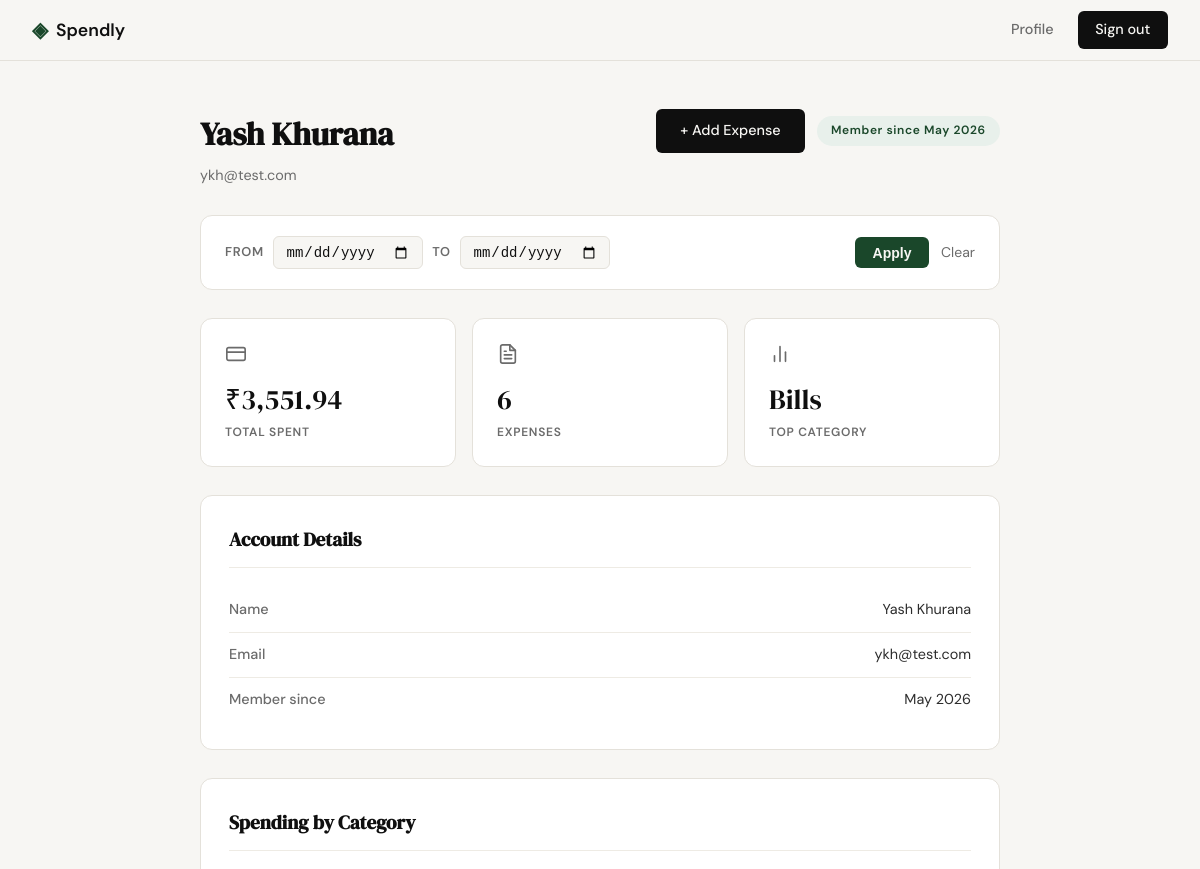
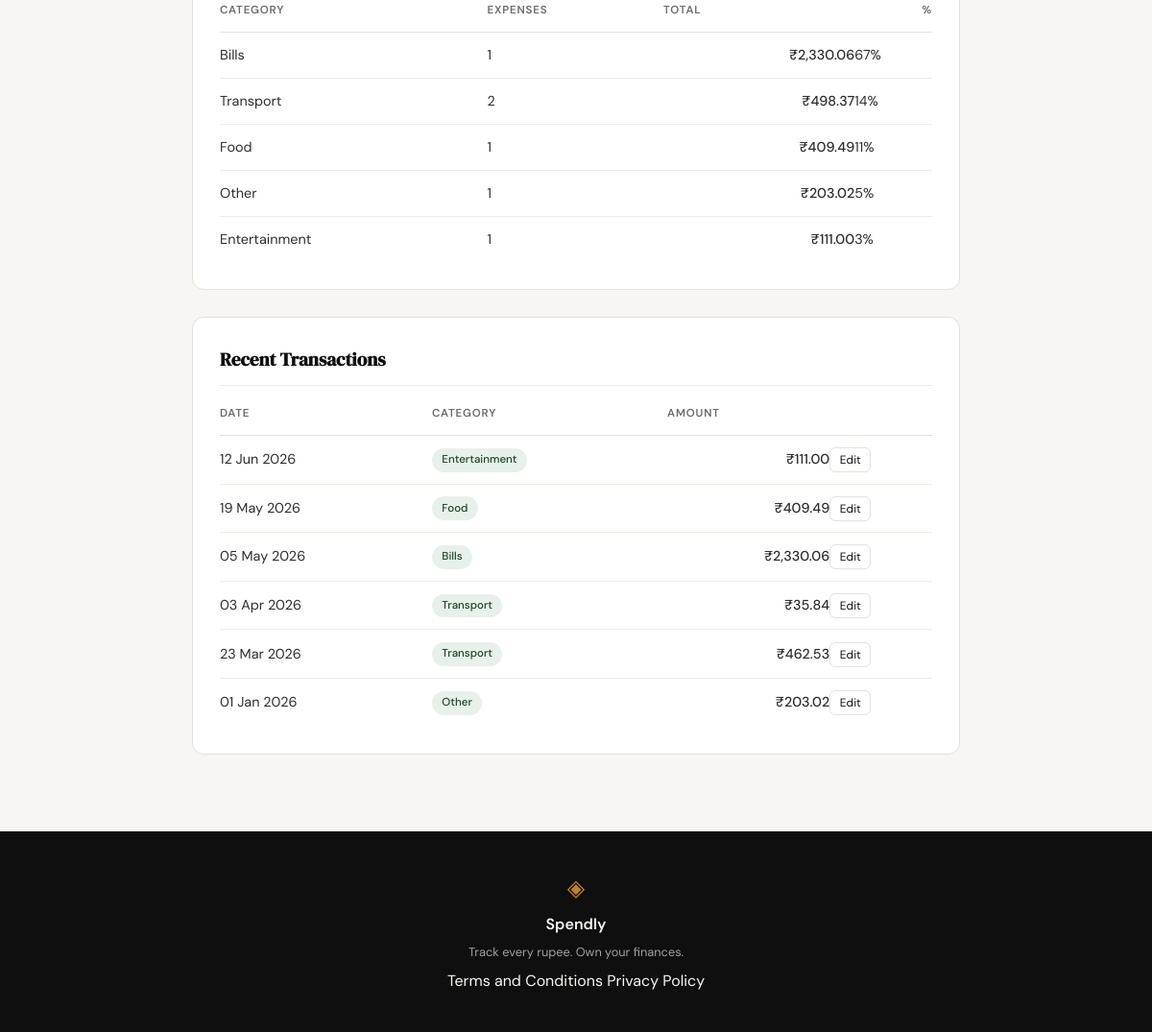
/profile (signed in), run on the app's committed database (2 pictures, top to bottom).
### tables this page shows
CREATE TABLE users (
            id            INTEGER PRIMARY KEY AUTOINCREMENT,
            name          TEXT    NOT NULL,
            email         TEXT    NOT NULL UNIQUE,
            password_hash TEXT    NOT NULL,
            created_at    TEXT    DEFAULT (datetime('now'))
        );

CREATE TABLE expenses (
            id          INTEGER PRIMARY KEY AUTOINCREMENT,
            user_id     INTEGER NOT NULL REFERENCES users(id),
            amount      REAL    NOT NULL,
            category    TEXT    NOT NULL,
            date        TEXT    NOT NULL,
            description TEXT,
            created_at  TEXT    DEFAULT (datetime('now'))
        );

### app.py (the view)
@app.route("/profile")
def profile():
    if not session.get("user_id"):
        return redirect(url_for("login"))
    user = get_user_by_id(session["user_id"])
    if user is None:
        session.clear()
        return redirect(url_for("login"))
    raw_from = request.args.get("date_from", "").strip()
    raw_to   = request.args.get("date_to",   "").strip()
    date_from, date_to = _parse_date_filters(raw_from, raw_to)
    any_input   = bool(raw_from or raw_to)
    filter_active = bool(date_from and date_to)
    filter_error  = any_input and not filter_active
    stats = get_summary_stats(session["user_id"], date_from=date_from, date_to=date_to)
    recent_transactions = get_recent_transactions(session["user_id"], date_from=date_from, date_to=date_to)
    categories = get_category_breakdown(session["user_id"], date_from=date_from, date_to=date_to)
    return render_template("profile.html",
        user_name=user["name"],
        user_email=user["email"],
        member_since=user["member_since"],
        grand_total=stats["total_spent"],
        grand_count=stats["transaction_count"],
        top_category=stats["top_category"],
        recent_transactions=recent_transactions,
        has_recent=bool(recent_transactions),
        categories=categories,
        has_expenses=bool(categories),
        date_from=date_from or "",
        date_to=date_to or "",
        filter_active=filter_active,
        filter_error=filter_error,
        filter_label_from=_fmt_date(date_from) if date_from else "",
        filter_label_to=_fmt_date(date_to)   if date_to   else "",
    )

### app.py (called while the page is built)
def _parse_date_filters(raw_from, raw_to):
    try:
        d_from = datetime.strptime(raw_from, "%Y-%m-%d").date()
        d_to   = datetime.strptime(raw_to,   "%Y-%m-%d").date()
    except ValueError:
        return None, None
    if d_from > d_to:
        return None, None
    return raw_from, raw_to

### database/db.py (called while the page is built)
def get_db():
    conn = sqlite3.connect(DB_PATH)
    conn.row_factory = sqlite3.Row
    conn.execute("PRAGMA foreign_keys = ON")
    return conn

### database/queries.py (called while the page is built)
def get_user_by_id(user_id):
    conn = get_db()
    try:
        row = conn.execute(
            "SELECT id, name, email, created_at FROM users WHERE id = ?",
            (user_id,),
        ).fetchone()
        if row is None:
            return None
        member_since = datetime.strptime(row["created_at"], "%Y-%m-%d %H:%M:%S").strftime("%B %Y")
        return {
            "name": row["name"],
            "email": row["email"],
            "member_since": member_since,
        }
    finally:
        conn.close()

def _date_clause(date_from, date_to):
    if date_from and date_to:
        return " AND date BETWEEN ? AND ?", [date_from, date_to]
    return "", []

### templates/profile.html (shortened to what this page needs)
{% extends "base.html" %}
{% block head %}
<link rel="stylesheet" href="{{ url_for('static', filename='css/profile.css') }}">
{% endblock %}
{% block content %}
<section class="profile-page">
    <div class="profile-inner">
        <div class="profile-header">
            <div>
                <h1 class="profile-title">{{ user_name }}</h1>
                <p class="profile-subtitle">{{ user_email }}</p>
            </div>
            <div class="profile-header-actions">
                <a href="{{ url_for('add_expense') }}" class="btn-primary">+ Add Expense</a>
                <span class="member-badge">Member since {{ member_since }}</span>
            </div>
        </div>
        <div class="filter-bar">
            <form class="filter-form" method="get" action="{{ url_for('profile') }}">
                <div class="filter-fields">
                    <label class="filter-label" for="date_from">From</label>
                    <input class="filter-input" type="date" id="date_from" name="date_from" value="{{ date_from }}">
                    <label class="filter-label" for="date_to">To</label>
                    <input class="filter-input" type="date" id="date_to" name="date_to" value="{{ date_to }}">
                </div>
                <div class="filter-actions">
                    <button class="filter-apply" type="submit">Apply</button>
                    <a class="filter-clear" href="{{ url_for('profile') }}">Clear</a>
                </div>
            </form>
        </div>
        <div class="stats-row">
            <div class="stat-card">
                <div class="stat-icon">
                    <svg xmlns="http://www.w3.org/2000/svg" width="22" height="22" viewBox="0 0 24 24"
                         fill="none" stroke="currentColor" stroke-width="1.8" stroke-linecap="round" stroke-linejoin="round">
                        <rect x="2" y="5" width="20" height="14" rx="2"/>
                        <line x1="2" y1="10" x2="22" y2="10"/>
                    </svg>
                </div>
                <span class="stat-value">{{ grand_total }}</span>
                <span class="stat-label">Total Spent</span>
            </div>
            <div class="stat-card">
                <div class="stat-icon">
                </div>
                <span class="stat-value">{{ grand_count }}</span>
                <span class="stat-label">Expenses</span>
            </div>
            <div class="stat-card">
                <div class="stat-icon">
                    <svg xmlns="http://www.w3.org/2000/svg" width="22" height="22" viewBox="0 0 24 24"
                         fill="none" stroke="currentColor" stroke-width="1.8" stroke-linecap="round" stroke-linejoin="round">
                        <line x1="18" y1="20" x2="18" y2="10"/>
                        <line x1="12" y1="20" x2="12" y2="4"/>
                        <line x1="6" y1="20" x2="6" y2="14"/>
                    </svg>
                </div>
                <span class="stat-value">{{ top_category }}</span>
                <span class="stat-label">Top Category</span>
            </div>
        </div>
        <div class="profile-card">
            <h2 class="card-title">Account Details</h2>
            <div class="info-row">
                <span class="info-label">Name</span>
                <span class="info-value">{{ user_name }}</span>
            </div>
            <div class="info-row">
                <span class="info-label">Email</span>
                <span class="info-value">{{ user_email }}</span>
            </div>
            <div class="info-row">
                <span class="info-label">Member since</span>
                <span class="info-value">{{ member_since }}</span>
            </div>
        </div>
        <div class="profile-card">
            <h2 class="card-title">Spending by Category</h2>
            {% if has_expenses %}
                <table class="category-table">
                    <thead>
                        <tr>
                            <th>Category</th>
                            <th>Expenses</th>
                            <th>Total</th>
                            <th>%</th>
                        </tr>
                    </thead>
                    <tbody>
                        {% for cat in categories %}
                        <tr>
                            <td>{{ cat.name }}</td>
                            <td>{{ cat.count }}</td>
                            <td class="amount-cell">{{ cat.amount }}</td>
                            <td>{{ cat.pct }}%</td>
                        </tr>
                        {% endfor %}
                    </tbody>
                </table>
            {% endif %}
        </div>
        <div class="profile-card">
            <h2 class="card-title">Recent Transactions</h2>
            <table class="txn-table">
                <thead>
                    <tr>
                        <th>Date</th>
                        <th>Category</th>
                        <th>Amount</th>
                        <th></th>
                    </tr>
                </thead>
                <tbody>
                    {% if has_recent %}
                      {% for txn in recent_transactions %}
                      <tr>
                        <td>{{ txn.date }}</td>
                        <td><span class="cat-badge">{{ txn.category }}</span></td>
                        <td class="amount-cell">{{ txn.amount }}</td>
                        <td><a href="{{ url_for('edit_expense', id=txn.id) }}" class="btn-edit">Edit</a></td>
                      </tr>
                      {% endfor %}
                    {% else %}
                    <tr>
                      <td colspan="4" class="empty-cell">No transactions yet.</td>
                    </tr>
                    {% endif %}
                </tbody>
            </table>
        </div>
    </div>
</section>
{% endblock %}

### static/css/style.css (style rules this page uses)
:root { --ink: #0f0f0f; --ink-soft: #2d2d2d; --ink-muted: #6b6b6b; --ink-faint: #a0a0a0; --paper: #f7f6f3; --paper-warm: #f0ede6; --paper-card: #ffffff; --accent: #1a472a; --accent-light: #e8f0eb; --accent-2: #c17f24; --accent-2-light: #fdf3e3; --danger: #c0392b; --danger-light: #fdecea; --border: #e4e1da; --border-soft: #eeebe4; --font-display: 'DM Serif Display', Georgia, serif; --font-body: 'DM Sans', system-ui, sans-serif; --max-width: 1200px; --auth-width: 440px; --radius-sm: 6px; --radius-md: 12px; --radius-lg: 20px; }
*, *::before, *::after { box-sizing: border-box; margin: 0; padding: 0; }
html { font-size: 16px; scroll-behavior: smooth; }
body { background: var(--paper); color: var(--ink); font-family: var(--font-body); font-size: 1rem; line-height: 1.6; -webkit-font-smoothing: antialiased; }
a { color: inherit; text-decoration: none; }
.btn-primary { display: inline-block; background: var(--ink); color: var(--paper); padding: 0.65rem 1.5rem; border-radius: var(--radius-sm); font-family: var(--font-body); font-size: 0.9rem; font-weight: 500; cursor: pointer; border: none; transition: background 0.2s; text-decoration: none; }
.btn-edit { font-size: 0.75rem; padding: 0.25rem 0.6rem; border: 1px solid var(--border); border-radius: var(--radius-sm); color: var(--ink); text-decoration: none; white-space: nowrap; transition: background 0.15s, color 0.15s; }

### data on the page
users: name "Yash Khurana", email "ykh@test.com"
expenses: category "Bills", date "05 May 2026", amount "₹2,330.06"
expenses: name "Entertainment", count "1", amount "₹111.00", pct "3", date "12 Jun 2026", category "Entertainment"
expenses: date "19 May 2026", category "Food", amount "₹409.49"
expenses: date "03 Apr 2026", category "Transport", amount "₹35.84"
expenses: date "23 Mar 2026", category "Transport", amount "₹462.53"
expenses: date "01 Jan 2026", category "Other", amount "₹203.02"

### other printed values
{{ member_since }} "May 2026"
{{ grand_total }} "₹3,551.94"
{{ grand_count }} "6"
{{ cat.name }} "Bills" "Transport" "Food" "Other"
{{ cat.count }} "1" "2" "1" "1"
{{ cat.amount }} "₹2,330.06" "₹498.37" "₹409.49" "₹203.02"
{{ cat.pct }} "67" "14" "11" "5"
